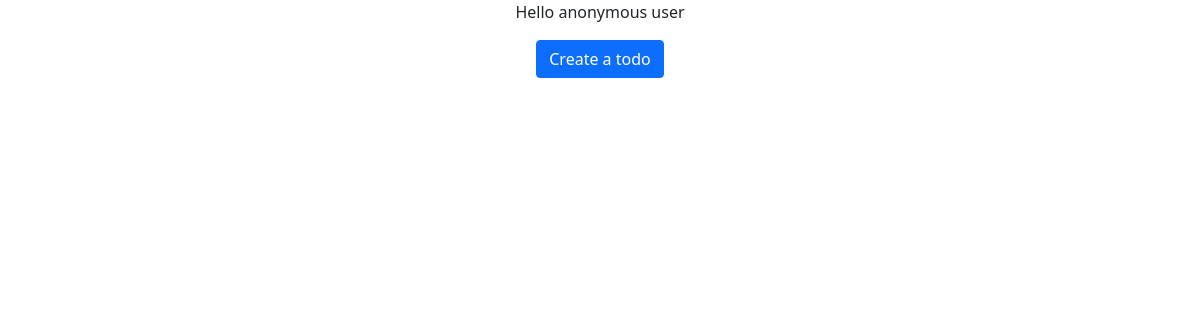
Before: / with the older database file.
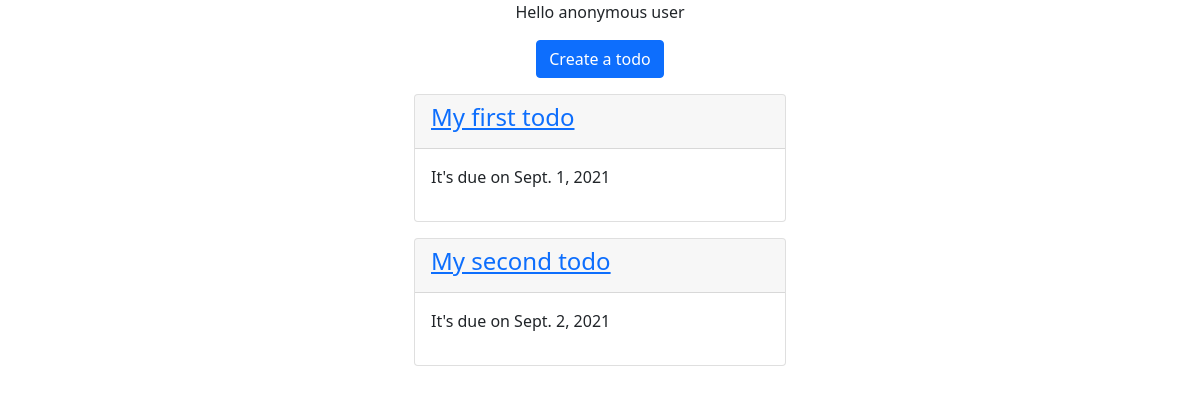
After: the same page with the newer database file.
### todo/models.py (models this page shows, shortened)
class ToDo(models.Model):
    name = models.CharField(max_length=100)
    due_date = models.DateField()

### todo/views.py (the view)
# urls.py: path('', todo_list),
def todo_list(request):
    todos = ToDo.objects.all()
    context = {
        "todo_list": todos
    }
    return render(request, "todo_list.html", context)

### templates/todo_list.html
{% extends "base.html" %}
{% block content %}
    <div class="text-center">
        <p>
            {% if request.user.is_authenticated %}
                Hello {{ request.user.username }}
            {% else %}
                Hello anonymous user
            {% endif %}
        </p>
        <a class="btn btn-primary" href="/create">Create a todo</a>
    </div>
    <div class="col-4 offset-4">
        {% for todo in todo_list %}
        <div class="card mt-3">
            <div class="card-header">
                <a href="{{ todo.id }}"><h4>{{ todo.name }}</h4></a>
            </div>
            <div class="card-body">
                <p>It's due on {{ todo.due_date }}</p>
            </div>
        </div>
        {% endfor %}
    </div>
{% endblock %}

### templates/base.html (shortened to what this page needs)
<!doctype html>
<html lang="en">
<head>
    <link href="https://cdn.jsdelivr.net/npm/bootstrap@5.1.0/dist/css/bootstrap.min.css" rel="stylesheet">
</head>
<body>
    <div class="container">
        {% block content %}
        {% endblock %}
    </div>
</body>
</html>

Changed rows visible on the page:
added ToDo: name "My first todo", due_date "Sept. 1, 2021"
added ToDo: name "My second todo", due_date "Sept. 2, 2021"
